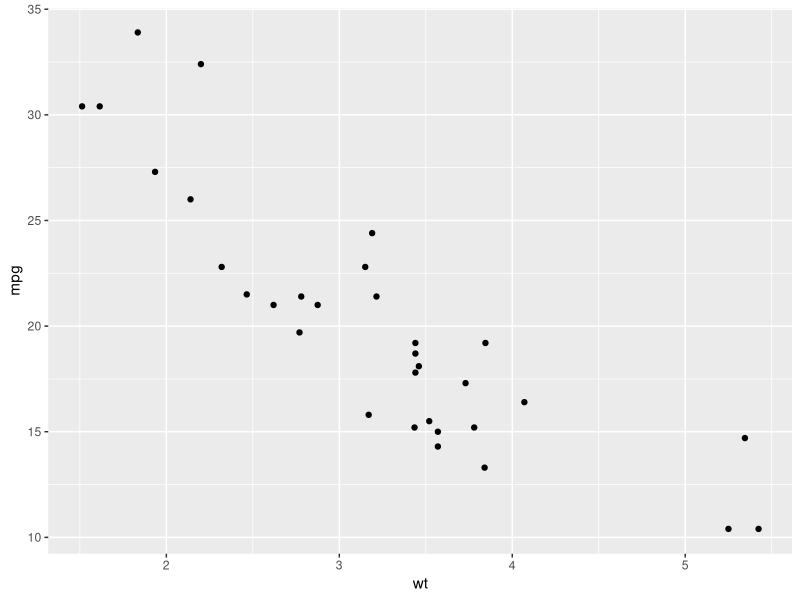
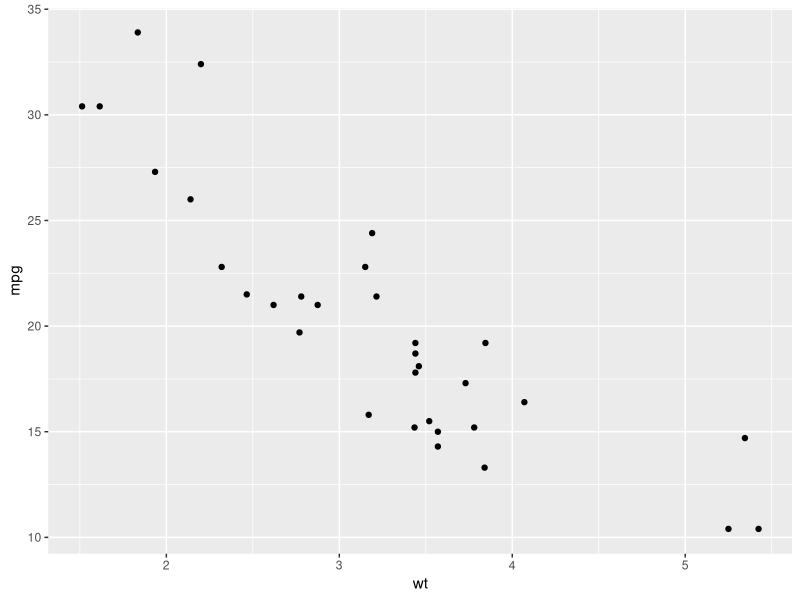

The R source for these figures, in order:
## ---- chunk 1
library(knitr)
knitr::opts_chunk$set(echo = FALSE, warning = TRUE)


knit_hooks$set( fig.cap = function(before, options, envir) {
  if ( before ) {
    chr <- sprintf("<p><small><strong><a name='fig:%s' value = %d>Figure %d</a></strong>: %s</small></p>", options$label, options$fig.num, options$fig.num, options$fig.cap)
    chr <- sprintf("<p><small><strong><a name='fig:%s'>%s</a></strong>: %s</small></p>", options$label, options$label,  options$fig.cap)
    
    return(chr)
  }
})


chunkref <- local({
  function(chunklabel) {
    sprintf('[%s](#%s)', chunklabel, paste0("fig:",chunklabel) )
  }  
})

library(ggplot2)
library(dplyr)
## ---- chunk 2
#install.packages("learningtower")
## ---- chunk 3
library(tidyverse)
library(ggplot2)
## ---- chunk 4

mtcars %>% 
  ggplot(aes(x = wt, y = mpg)) + 
  geom_point()
## ---- chunk 5

mtcars %>% 
  ggplot(aes(x = wt, y = mpg)) + 
  geom_point()
